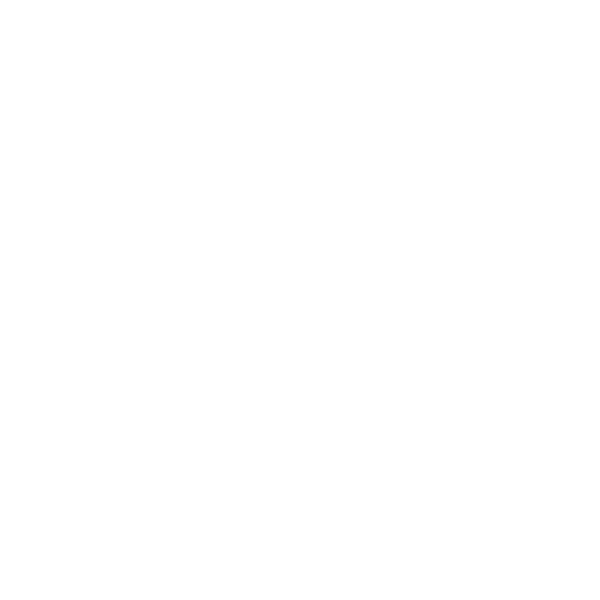
Frame 1 (no input)
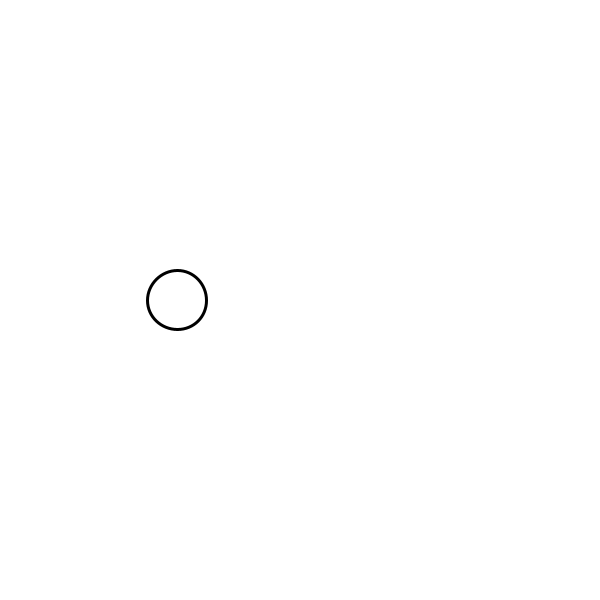
Frame 60 (the mouse pressed at the canvas centre just before this capture)
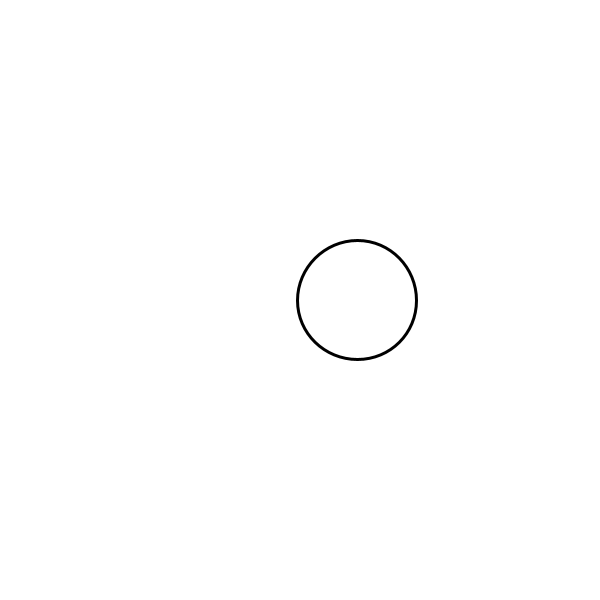
Frame 120 (the mouse held since frame 60 and released just before this capture)

The Processing sketch that drew these frames (run headless with seeded random() and noise(); from frame 60 on, the mouse is pressed at the canvas centre):

// Processing sketch: from_left_to_right_grow
// ── from_left_to_right_grow.pde
//left to right big Rozi Kuo

int x;
int y;
void setup() {
  size(600, 600);
  x=0;
  y=0;
}

void draw() {
  background(255);
  strokeWeight(3);
  ellipse(x, 300, y, y);
  y = y+1;
  if(y > 233) {
    y=0;
  }
  x = x+3;
  if(x > 700) {
    x=0;
  }
}
